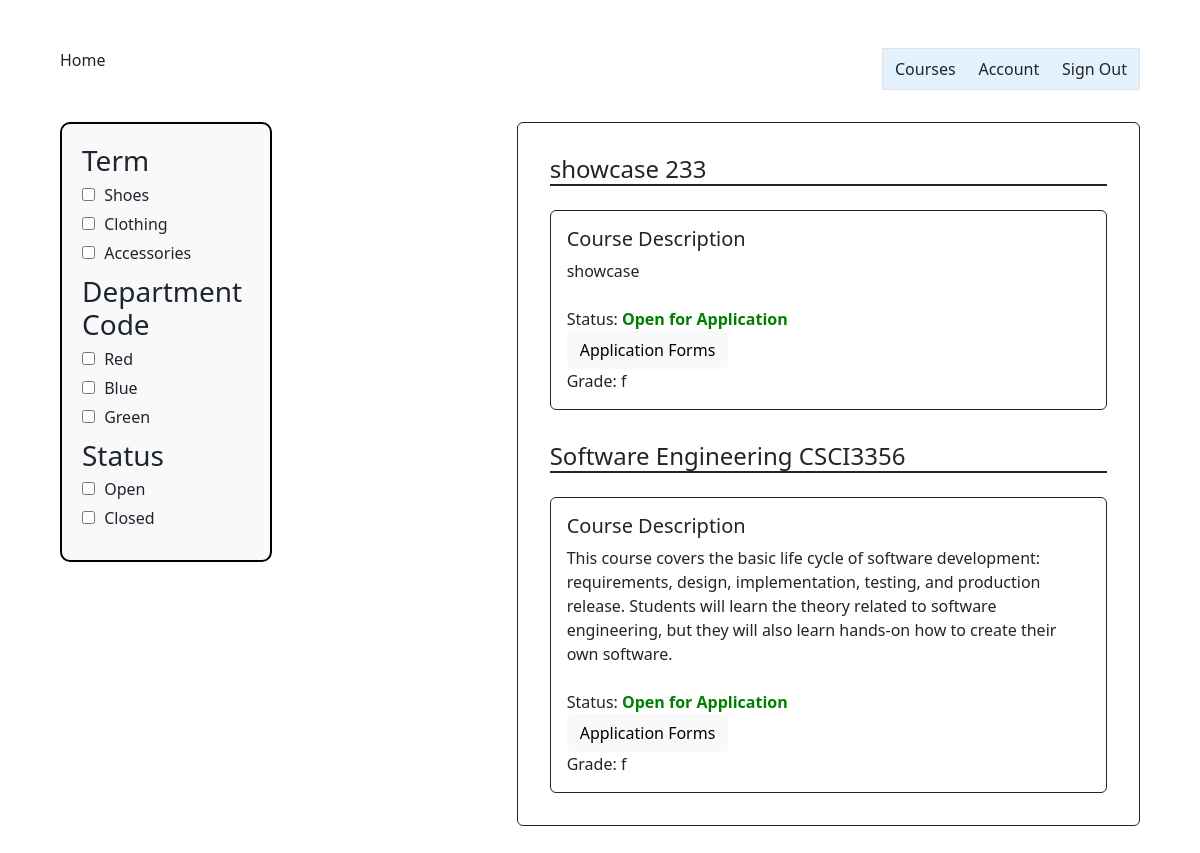
Page /instructor_summary/ on the earlier database version.
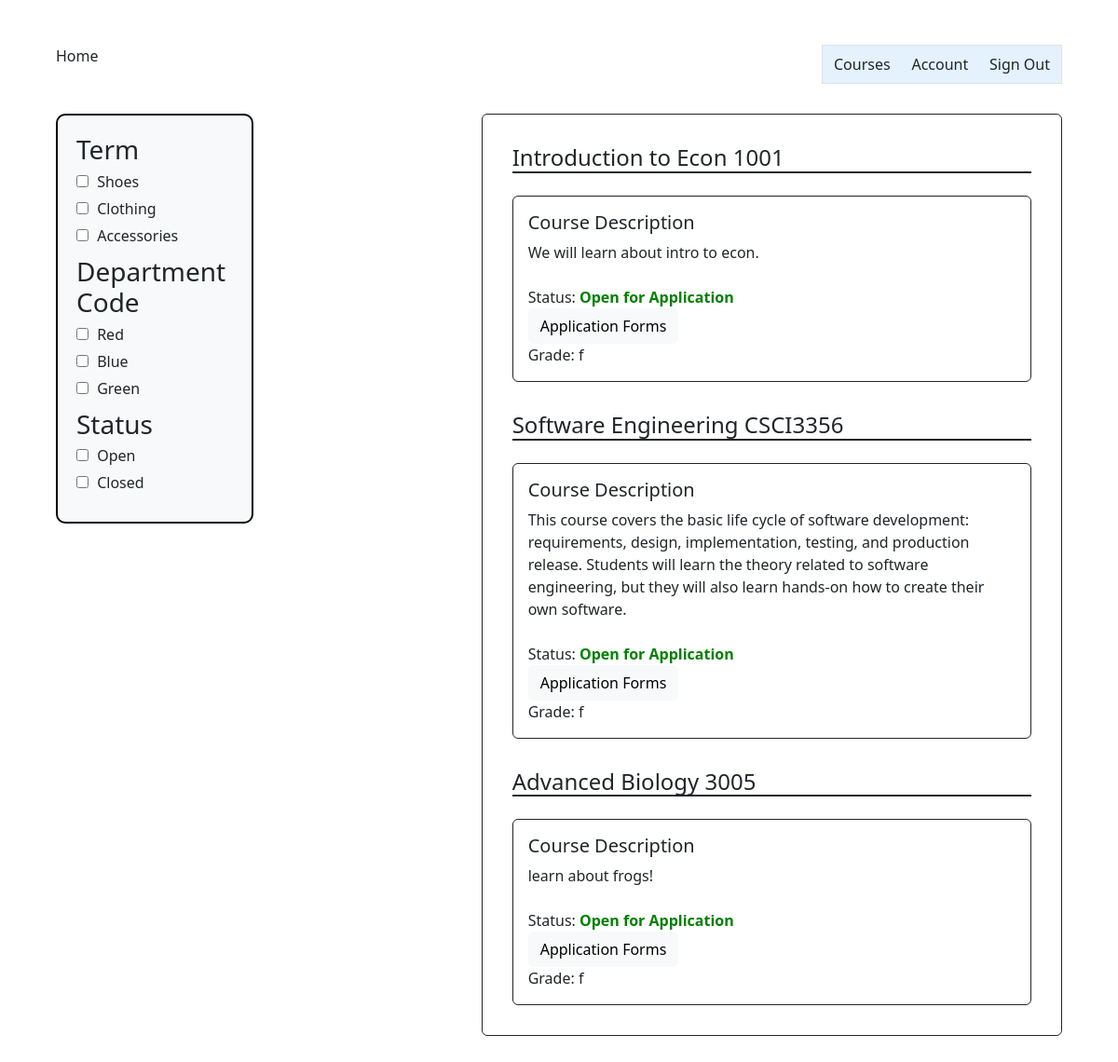
Same page on the later database version.
### InstructorAddCourse/models.py (models this page shows)
class InstructorAddCourse(models.Model):
	course_name = models.CharField(max_length=255)
	course_number = models.CharField(max_length=255)
	course_instructor = models.CharField(max_length=255)
	course_description = models.CharField(max_length=800)
	total_time_commitment = models.DecimalField(max_digits=2, decimal_places=0, validators=[MinValueValidator(0)], default=0)
	has_discussion = models.CharField(choices=[('yes', 'Yes'),('no', 'No')], max_length=50, default='')
	num_ta_needed = models.DecimalField(max_digits=2, decimal_places=0, validators=[MinValueValidator(0)], default=0)
	curr_num_ta = models.IntegerField(default=0)
	graded_meeting = models.CharField(choices=[('yes', 'Yes'),('no', 'No')], max_length=50, default='')
	office_hours = models.DecimalField(max_digits=2, decimal_places=0, validators=[MinValueValidator(0)], default=0)
	other_info = models.CharField(max_length=800, default=None)

### application/models.py (models this page shows)
class Application(models.Model):
    GRADES = (
        ('--', '--'),
        ('a', 'A'),
        ('a-', 'A-'),
        ('b+', 'B+'),
        ('b-', 'B-'),
        ('c+', 'C+'),
        ('c', 'C'),
        ('c-', 'C-'),
        ('d+', 'D+'),
        ('d', 'D'),
        ('d-', 'D-'),
        ('f', 'F'),
        ('n/a', 'N/A')
    )
    past_course = models.CharField(choices=[('yes', 'Yes'),('no', 'No')], max_length=50, default='')
    grade = models.CharField(max_length=50, choices=GRADES, default='')
    hours = models.DecimalField(max_digits=2, decimal_places=0, validators=[MinValueValidator(0)], default=0)
    other_courses = models.CharField(max_length=800, default=None)
    misc_information = models.CharField(max_length=800, default=None)

### instructorSummary/views.py (the view)
# urls.py: path('instructor_summary/', instructor_summary_view),
def instructor_summary_view(response):
    course_objects = InstructorAddCourse.objects.all()
    application_objects = Application.objects.all()
    context = {'course_objects': course_objects,
               'application_objects': application_objects}
    return render(response, "instructorSummary.html", context)

### templates/instructorSummary.html (shortened to what this page needs)
<!DOCTYPE html>
{% extends 'appbase.html' %} {% block content %} {% load static %}
<html>
    <head>
        <link rel="stylesheet" href="{% static 'instructorSummary.css' %}" />
    </head>
        <body>
            <div class="container-fluid">
                <div class="row">
                    <div class="col">
                        <div class="filter-box">
                          <div class="filter-group">
                            <h3>Term</h3>
                            <label
                              ><input type="checkbox" name="category" value="shoes" />
                              Shoes</label
                            >
                            <label
                              ><input type="checkbox" name="category" value="clothing" />
                              Clothing</label
                            >
                            <label
                              ><input type="checkbox" name="category" value="accessories" />
                              Accessories</label
                            >
                          </div>
                          <div class="filter-group">
                            <h3>Department Code</h3>
                            <label
                              ><input type="checkbox" name="color" value="red" /> Red</label
                            >
                            <label
                              ><input type="checkbox" name="color" value="blue" /> Blue</label
                            >
                            <label
                              ><input type="checkbox" name="color" value="green" />
                              Green</label
                            >
                          </div>
                          <div class="filter-group">
                            <h3>Status</h3>
                            <label
                              ><input type="checkbox" name="size" value="small" /> Open</label
                            >
                            <label
                              ><input type="checkbox" name="size" value="medium" />
                              Closed</label
                            >
                            </div>
                        </div>
                    </div>
                    <div class="col">
                    </div>
                    <div class="col-7">
                        <div class="border border-1 border-dark rounded p-3">
                            {% for course in course_objects %}
                            <div class="p-3">
                            <h4 class="border-bottom border-2 border-dark">{{ course.course_name }}&nbsp;{{ course.course_number}}</h4>
                            <div class="border border-1 border-dark rounded p-3 mt-4">
                                <h5>Course Description</h5>
                                <div>{{ course.course_description }}</div>
                                <div class="mt-4">Status: <strong style="color: green;">Open for Application</strong></div>
                                <button class="btn btn-light">Application Forms</button>
                                {% for application in application_objects %}
                                <div>Grade: {{ application.grade }}</div>
                                {% endfor %}
                            </div>
                            </div>
                            {% endfor %}
                        </div>
                    </div>
                </div>
            </div>
        </body>
</html>
{% endblock %}

Differences in the rows shown:
changed InstructorAddCourse: course_name "showcase" → "Introduction to Econ"; course_number "233" → "1001"; course_description "showcase" → "We will learn about intro to econ."
added InstructorAddCourse: course_name "Advanced Biology", course_number "3005", course_description "learn about frogs!", Application (grade "f")
